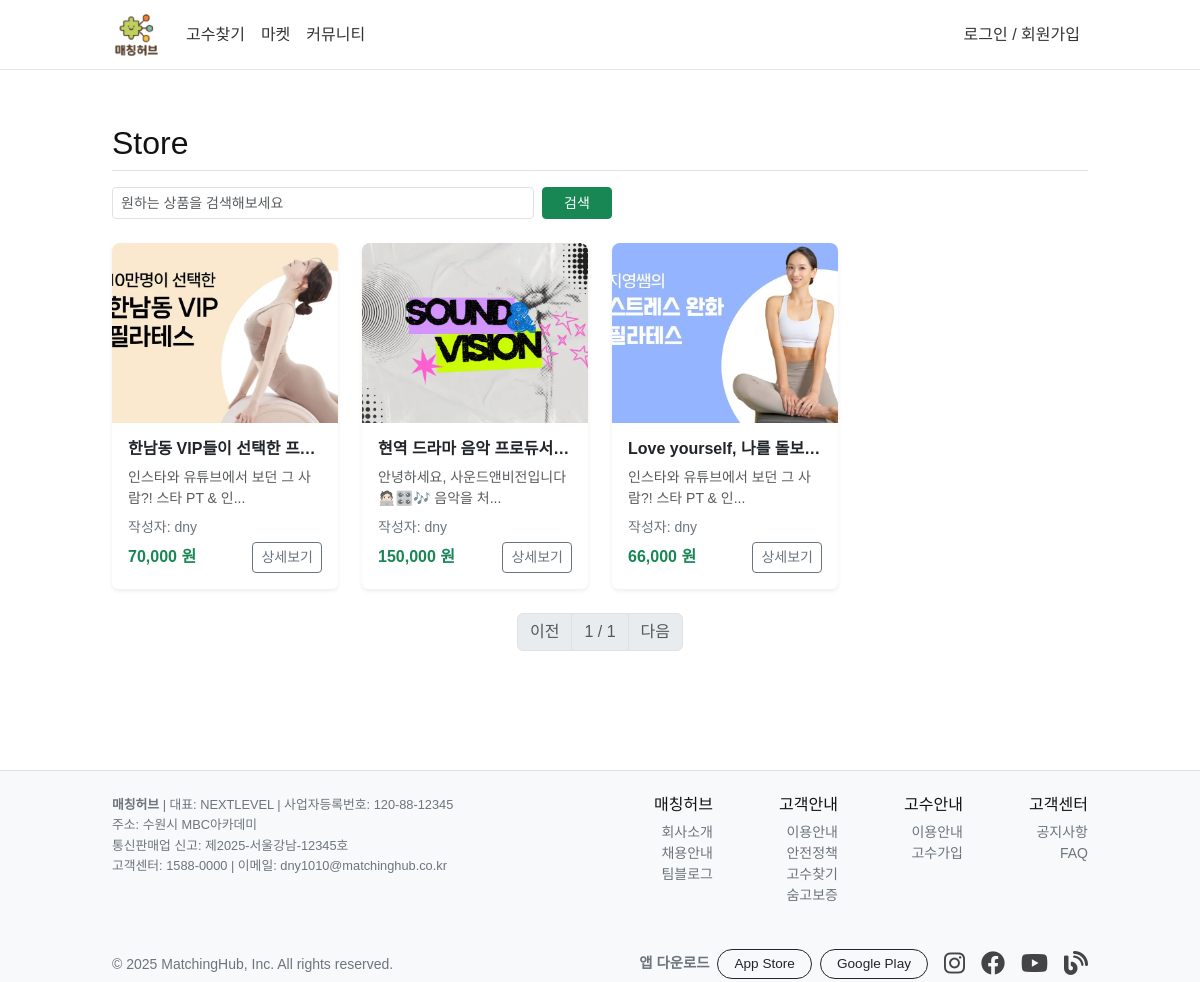
/store/, run on the app's committed database.
### talent/models.py (models this page shows)
class Store(db.Model):
    id = db.Column(db.Integer, primary_key=True)
    title = db.Column(db.String(50), nullable=False)
    content = db.Column(db.Text(), nullable=False)
    price = db.Column(db.Integer, nullable=False, default=0)
    create_date = db.Column(db.DateTime, nullable=False)
    owner_id = db.Column(db.Integer, db.ForeignKey("user.id"), nullable=False)
    user = db.relationship('User', backref=db.backref('store'))
    edit_date = db.Column(db.DateTime, nullable=False)
    image_path = db.Column(db.String(120), nullable=False)
    views = db.Column(db.Integer, default=0)

class User(db.Model):
    id = db.Column(db.Integer, primary_key=True)
    userid = db.Column(db.String(150), unique=True, nullable=False)
    password_hash = db.Column(db.String(200), nullable=False)
    email = db.Column(db.String(120), unique=True, nullable=False)
    birthday = db.Column(db.Date, nullable=False)
    tel_number = db.Column(db.String(120), unique=True, nullable=False)
    name = db.Column(db.String(100), nullable=True)
    is_expert = db.Column(db.Boolean, default=False)
    service = db.Column(db.String(200), nullable=True)
    location = db.Column(db.String(100), nullable=True)
    social_id = db.Column(db.String(200), nullable=True)
    social_type = db.Column(db.String(20), nullable=True)

### talent/views/store_views.py (the view, shortened to what this page needs)
@bp.route('/')
def _list():
    page = request.args.get('page', default=1, type=int)
    kw = request.args.get('kw', default='', type=str)
    store_list = Store.query.order_by(Store.create_date.desc())
    store_list = store_list.paginate(page=page, per_page=10)
    return render_template('store/store_list.html', store_list=store_list, page=page, kw=kw)

### talent/__init__.py (called while the page is built)
def create_app():
    app = Flask(__name__)
    app.config.from_object(config)
    @app.before_request
    def load_logged_in_user():
        user_id = session.get('user_id')
        if user_id is None:
            g.user = None
        else:
            from .models import User
            g.user = User.query.get(user_id)
    db.init_app(app)
    migrate.init_app(app, db)
    mail.init_app(app)
    from . import models
    from .views import main_views, auth_views, store_views, community_views, category_views
    app.register_blueprint(main_views.bp)
    app.register_blueprint(auth_views.bp)
    app.register_blueprint(store_views.bp)
    app.register_blueprint(community_views.bp)
    app.register_blueprint(category_views.bp)
    from .filter import format_datetime
    app.jinja_env.filters['datetime'] = format_datetime
    return app

### talent/views/auth_views.py (called while the page is built)
@bp.before_app_request
def load_logged_in_user():
    uid = session.get('user_id')
    g.user = User.query.get(uid) if uid else None

### talent/templates/store/store_list.html (shortened to what this page needs)
{% extends "base.html" %}
{% block content %}
<div class="container mt-4" style="max-width: 1000px;">
    <h2 class="mb-3 pb-2 border-bottom">Store</h2>
    <div class="d-flex justify-content-between align-items-center mb-4">
        <form method="get" action="{{ url_for('store._list') }}" class="d-flex" style="max-width: 500px; width: 100%;">
            <input type="text" name="kw" value="{{ kw or '' }}"
                   class="form-control form-control-sm me-2"
                   placeholder="원하는 상품을 검색해보세요"
                   style="height: 32px;">
            <button type="submit" class="btn btn-success btn-sm d-flex align-items-center justify-content-center"
                    style="height: 32px; min-width: 70px;">검색</button>
        </form>
    </div>
    <div class="row">
    {% for store in store_list.items %}
    <div class="col-12 col-sm-6 col-md-3 mb-4">
        <div class="card h-100 shadow-sm border-0">
            {% if store.image_path %}
            <img src="{{ url_for('static', filename=store.image_path.lstrip('/')) }}"
                 class="card-img-top"
                 alt="{{ store.title }}"
                 style="object-fit: cover; height: 180px; border-radius: 8px 8px 0 0;">
            {% else %}
            <div class="bg-light d-flex align-items-center justify-content-center"
                 style="height: 180px; color: #aaa; border-radius: 8px 8px 0 0;">
                <span>이미지 없음</span>
            </div>
            {% endif %}
            <div class="card-body d-flex flex-column justify-content-between">
                <div>
                    <h6 class="card-title fw-semibold text-truncate">{{ store.title }}</h6>
                    <p class="card-text text-muted small mb-2">
                        {{ store.content[:30] }}...
                    </p>
                    <p class="text-secondary small mb-1">
                        작성자: {{ store.user.name if store.user else "알 수 없음" }}
                    </p>
                </div>
                <div class="d-flex justify-content-between align-items-center mt-auto">
                    <span class="fw-bold text-success">{{ "{:,}".format(store.price) }} 원</span>
                    <a href="{{ url_for('store.detail', userid=store.user.userid, count=loop.index) }}"
                       class="btn btn-sm btn-outline-secondary">상세보기</a>
                </div>
            </div>
        </div>
    </div>
    {% endfor %}
</div>
    <nav aria-label="Page navigation">
        <ul class="pagination justify-content-center">
            {% if store_list.has_prev %}
            <li class="page-item">
                <a class="page-link" href="?page={{ store_list.prev_num }}&kw={{ kw }}">이전</a>
            </li>
            {% else %}
            <li class="page-item disabled"><span class="page-link">이전</span></li>
            {% endif %}
            <li class="page-item disabled">
                <span class="page-link">{{ store_list.page }} / {{ store_list.pages }}</span>
            </li>
            {% if store_list.has_next %}
            <li class="page-item">
                <a class="page-link" href="?page={{ store_list.next_num }}&kw={{ kw }}">다음</a>
            </li>
            {% else %}
            <li class="page-item disabled"><span class="page-link">다음</span></li>
            {% endif %}
        </ul>
    </nav>
</div>
{% endblock %}

### talent/templates/base.html (shortened to what this page needs)
<!DOCTYPE html>
<html lang="ko">
<head>
    <link rel="stylesheet" href="https://cdn.jsdelivr.net/npm/bootstrap@5.3.8/dist/css/bootstrap.min.css">
    <link rel="stylesheet" href="https://use.fontawesome.com/releases/v6.0.0/css/all.css">
    <link rel="stylesheet" href="{{ url_for('static', filename='style.css') }}">
</head>
<body>
{% include 'navbar.html' %}
<div class="base">
{% block content %}
{% endblock %}
</div>
{% include 'footer.html' %}
</body>
</html>

### talent/templates/navbar.html (shortened to what this page needs)
<nav class="navbar navbar-expand-md navbar-light bg-white sticky-top custom-navbar" role="navigation">
  <div class="container" style="max-width: 1000px;">
    <a class="navbar-brand d-flex align-items-center" href="{{ url_for('main.index') }}">
      <img src="{{ url_for('static', filename='images/logo.png') }}" alt="매칭허브" class="navbar-logo" height="32">
    </a>
    <div class="collapse navbar-collapse" id="mhNavbar">
      <ul class="navbar-nav me-auto">
        <li class="nav-item">
          <a class="nav-link" href="{{ url_for('main.index') }}">고수찾기</a>
        </li>
        <li class="nav-item">
          <a class="nav-link" href="{{ url_for('store._list') }}">마켓</a>
        </li>
        <li class="nav-item">
          <a class="nav-link" href="{{ url_for('community.home') }}">커뮤니티</a>
        </li>
      </ul>
      <ul class="navbar-nav">
        {% if g.user %}
          <li class="nav-item dropdown">
            <a class="nav-link dropdown-toggle" href="#" id="userMenu" role="button"
               data-bs-toggle="dropdown" aria-expanded="false">
              {{ g.user.name or g.user.userid }}
            </a>
            <ul class="dropdown-menu dropdown-menu-end user-menu" aria-labelledby="userMenu">
              <li><a class="dropdown-item" href="{{ url_for('auth.mypage') }}">마이페이지</a></li>
              <li><hr class="dropdown-divider"></li>
              <li><a class="dropdown-item" href="{{ url_for('auth.edit_profile') }}">프로필 수정</a></li>
              <li><hr class="dropdown-divider"></li>
              <li><a class="dropdown-item" href="{{ url_for('auth.logout') }}">로그아웃</a></li>
            </ul>
          </li>
        {% else %}
          <li class="nav-item">
            <a class="nav-link" href="{{ url_for('auth.login') }}">로그인 / 회원가입</a>
          </li>
        {% endif %}
      </ul>
    </div>
  </div>
</nav>

### talent/templates/footer.html
<footer class="site-footer bg-light border-top">
    <div class="container" style="max-width: 1000px;">
        <div class="row py-4 align-items-start">
            <div class="col-md-6">
                <div class="small text-secondary" style="font-size: 0.8rem; line-height: 1.6;">
                    <strong>매칭허브</strong> | 대표: NEXTLEVEL | 사업자등록번호: 120-88-12345
                    <br>주소: 수원시 MBC아카데미
                    <br>통신판매업 신고: 제2025-서울강남-12345호
                    <br>고객센터: 1588-0000 | 이메일: dny1010@matchinghub.co.kr
                </div>
            </div>
            <div class="col-md-6">
                <div class="row text-start text-md-end small">
                    <div class="col-3">
                        <h6 class>매칭허브</h6>
                        <ul class="footer-list">
                            <li><a href="#">회사소개</a></li>
                            <li><a href="#">채용안내</a></li>
                            <li><a href="#">팀블로그</a></li>
                        </ul>
                    </div>
                    <div class="col-3">
                        <h6 class>고객안내</h6>
                        <ul class="footer-list">
                            <li><a href="#">이용안내</a></li>
                            <li><a href="#">안전정책</a></li>
                            <li><a href="#">고수찾기</a></li>
                            <li><a href="#">숨고보증</a></li>
                        </ul>
                    </div>
                    <div class="col-3">
                        <h6 class>고수안내</h6>
                        <ul class="footer-list">
                            <li><a href="#">이용안내</a></li>
                            <li><a href="#">고수가입</a></li>
                        </ul>
                    </div>
                    <div class="col-3">
                        <h6 class>고객센터</h6>
                        <ul class="footer-list">
                            <li><a href="#">공지사항</a></li>
                            <li><a href="#">FAQ</a></li>
                        </ul>
                    </div>
                </div>
            </div>
        </div>
        <div class="footer-bottom d-flex justify-content-between align-items-center flex-wrap">
            <div class="text-secondary small">
                © 2025 MatchingHub, Inc. All rights reserved.
            </div>
            <div class="d-flex align-items-center gap-3">
                <div class="d-flex gap-2">
                    <span class="text-secondary fw-semibold mt-1" style="font-size: 0.9rem;">앱 다운로드</span>
                    <a href="#" class="app-badge btn btn-outline-dark btn-sm px-3">App Store</a>
                    <a href="#" class="app-badge btn btn-outline-dark btn-sm px-3">Google Play</a>
                </div>
                <div class="d-flex gap-3">
                    <a href="#" class="footer-icon"><i class="fa-brands fa-instagram" style="color:#444447"></i></a>
                    <a href="#" class="footer-icon"><i class="fa-brands fa-facebook" style="color:#444447"></i></a>
                    <a href="#" class="footer-icon"><i class="fa-brands fa-youtube" style="color:#444447"></i></a>
                    <a href="#" class="footer-icon"><i class="fa-solid fa-blog" style="color:#444447"></i></a>
                </div>
            </div>
        </div>
    </div>
</footer>

### talent/static/style.css (style rules this page uses)
body { font-family: 'Noto Sans KR', sans-serif; color: #121212; height: 100% }
.base { min-height: calc(100vh - 100px); padding-top: 30px; padding-bottom: 50px; }
.custom-navbar { height: 70px; line-height: 70px; box-shadow: none }
.navbar-logo { height: 50px; width: auto; object-fit: contain; }
.navbar .nav-link { padding-top: 0; padding-bottom: 0; line-height: 70px; height: 70px; font-weight: 500; color: #333; }
.navbar { border-bottom: 1px solid #e5e5e5; }
.footer-bottom { display: flex; justify-content: space-between; align-items: center; flex-wrap: wrap; gap: 1rem; }
.app-badge { border-radius: 999px; font-size: 0.85rem; }
.footer-icon { color: #6c757d; font-size: 1.5rem; transition: color 0.2s; }
ul,ol,li { list-style-type: none; }
.site-footer .footer-list li a { color: #6c757d; text-decoration: none; }
.footer-bottom { display: flex; justify-content: space-between; align-items: center; flex-wrap: wrap; }

### data on the page
Store: image_path (picture), title "한남동 VIP들이 선택한 프…", content "인스타와 유튜브에서 보던 그 사람?! 스타 PT & 인", user "dny", price "70,000"
Store: image_path (picture), title "현역 드라마 음악 프로듀서…", content "안녕하세요, 사운드앤비전입니다🧑🏻‍💻🎛️🎶 음악을 처", user "dny", price "150,000"
Store: image_path (picture), title "Love yourself, 나를 돌보…", content "인스타와 유튜브에서 보던 그 사람?! 스타 PT & 인", user "dny", price "66,000"

### other printed values
{{ store_list.page }} "1"
{{ store_list.pages }} "1"
